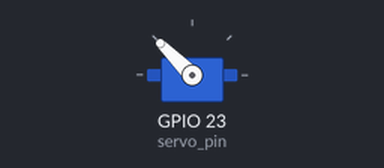
The program below on a simulated Raspberry Pi (BCM pin numbers). Shown: servo. Servo angles are drawn from the pulse width (0.5 ms = 0°, 2.5 ms = 180°).

Above: at 0.05 s.
At 8.0 s:
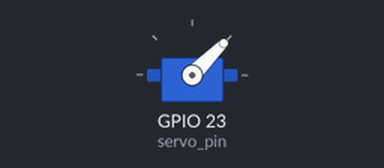
Timing chart, 0 to 10.4 s (numbered marks = the images above):
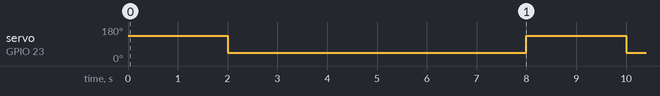

The program:

gpio_continuous_servo.py
```python
import RPi.GPIO as GPIO
import time

# Set the GPIO mode
GPIO.setmode(GPIO.BCM)

# Define the GPIO pin connected to the servo signal wire
servo_pin = 23

# Set up the GPIO pin as an output
GPIO.setup(servo_pin, GPIO.OUT)

# Create a PWM object with 50Hz frequency
pwm = GPIO.PWM(servo_pin, 50)

# Start PWM with 0 duty cycle (servo is not moving)
pwm.start(0)

def set_servo_speed(speed):
    # Speed is expected to be between -1 (full reverse) and 1 (full forward)
    duty_cycle = (speed + 1) * 5  # Convert speed to duty cycle (0-10)
    pwm.ChangeDutyCycle(duty_cycle)

try:
    while True:
        # Example usage:
        # Move servo forward at full speed
        set_servo_speed(1)
        time.sleep(2)

        # Stop the servo
        set_servo_speed(0)
        time.sleep(2)

        # Move servo backward at full speed
        set_servo_speed(-1)
        time.sleep(2)

        # Stop the servo
        set_servo_speed(0)
        time.sleep(2)

except KeyboardInterrupt:
    pass

# Clean up
pwm.stop()
GPIO.cleanup()
```

Measured:
- by itself, servo on GPIO 23 (servo_pin): alternates 135° for 2.0 s and 45° for 6.0 s
